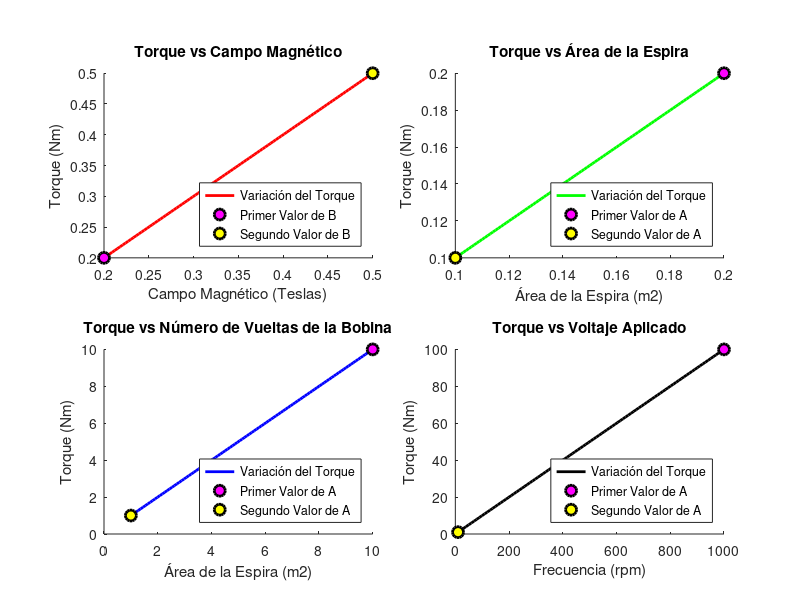
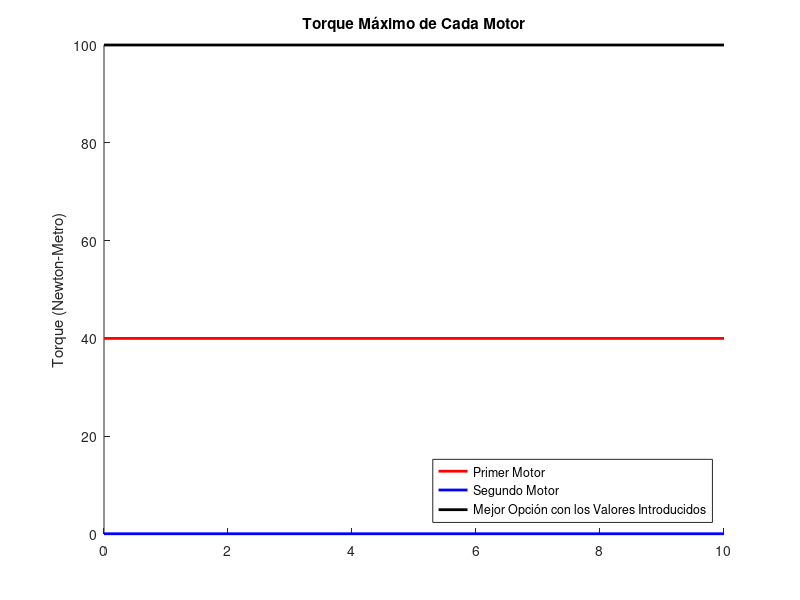

These figures' MATLAB source, in order:
% Clean screen and variables
% Limpiar pantalla y variables
clc
clear

% Ask user for the coil initial data
% Preguntar al usuario por los datos iniciales de la bobina
prompt = {'Campo Magnético [T]','Área de la Espira [m2]','Número de Vueltas de la Bobina','Voltaje Aplicado'};
digtitle = 'Introduce los Valores del Primer Motor';
dims = [1 25];
definput = {'0.2','0.2','10','1000'};
answer = inputdlg(prompt, digtitle, dims, definput);

% Convert input string to number
% Convertir string de entrada a número
B1 = str2num(answer{1});
A1 = str2num(answer{2});
N1 = str2num(answer{3});
V1 = str2num(answer{4});

% Ask use for coil data
prompt = {'Campo Magnético [T]','Área de la Espira [m2]','Número de Vueltas de la Bobina','Voltaje Aplicado'};
digtitle = 'Introduce los Valores del Segundo Motor';
dims = [1 25];
definput = {'0.5','0.1','1','10'};
answer = inputdlg(prompt, digtitle, dims, definput);

B2 = str2num(answer{1});
A2 = str2num(answer{2});
N2 = str2num(answer{3});
V2 = str2num(answer{4});

prompt = {'Resistencia [Ω]'};
digtitle = 'Introduce el Valor de la Resistencia';
dims = [1 25];
definput = {'10'};
answer = inputdlg(prompt, digtitle, dims, definput);

R = str2num(answer{1});

Bmin = min(B1,B2);
Bmax = max(B1,B2);
Amin = min(A1,A2);
Amax = max(A1,A2);
Nmin = min(N1,N2);
Nmax = max(N1,N2);
Vmin = min(V1,V2);
Vmax = max(V1,V2);

Bi = (Bmax-Bmin)/100;
Ai = (Amax-Amin)/100;
Ni = (Nmax-Nmin)/100;
Vi = (Vmax-Vmin)/100;

B = [Bmin:Bi:Bmax];
A = [Amin:Ai:Amax];
N = [Nmin:Ni:Nmax];
V = [Vmin:Vi:Vmax];

O = [0:0.1:2*pi];

figure('Name','Variación del Torque Respecto a la Diferencia de los Valores Introducidos','Position',[1,1000,5000,3000])

subplot(2,2,1)
hold on
title('Torque vs Campo Magnético')
xlabel('Campo Magnético (Teslas)')
ylabel('Torque (Nm)')
plot(B,B,'Color','r','LineWidth',2)
plot(B1,B1,'sk','Marker','o','MarkerFaceColor','magenta','MarkerSize',8,'LineWidth',2)
plot(B2,B2,'sk','Marker','o','MarkerFaceColor','yellow','MarkerSize',8,'LineWidth',2)
legend('Variación del Torque','Primer Valor de B','Segundo Valor de B','Location','Southeast')

subplot(2,2,2)
hold on
title('Torque vs Área de la Espira')
xlabel('Área de la Espira (m2)')
ylabel('Torque (Nm)')
plot(A,A,'Color','g','LineWidth',2)
plot(A1,A1,'sk','Marker','o','MarkerFaceColor','magenta','MarkerSize',8,'LineWidth',2)
plot(A2,A2,'sk','Marker','o','MarkerFaceColor','yellow','MarkerSize',8,'LineWidth',2)
legend('Variación del Torque','Primer Valor de A','Segundo Valor de A','Location','Southeast')

subplot(2,2,3)
hold on
title('Torque vs Número de Vueltas de la Bobina')
xlabel('Área de la Espira (m2)')
ylabel('Torque (Nm)')
plot(N,N,'Color','b','LineWidth',2)
plot(N1,N1,'sk','Marker','o','MarkerFaceColor','magenta','MarkerSize',8,'LineWidth',2)
plot(N2,N2,'sk','Marker','o','MarkerFaceColor','yellow','MarkerSize',8,'LineWidth',2)
legend('Variación del Torque','Primer Valor de A','Segundo Valor de A','Location','Southeast')

subplot(2,2,4)
I = V/R;
I1 = V1/R;
I2 = V2/R;
hold on
title('Torque vs Voltaje Aplicado')
xlabel('Frecuencia (rpm)')
ylabel('Torque (Nm)')
plot(V,I,'Color','k','LineWidth',2)
plot(V1,I1,'sk','Marker','o','MarkerFaceColor','magenta','MarkerSize',8,'LineWidth',2)
plot(V2,I2,'sk','Marker','o','MarkerFaceColor','yellow','MarkerSize',8,'LineWidth',2)
legend('Variación del Torque','Primer Valor de A','Segundo Valor de A','Location','Southeast')

pause(10)
close all

figure('Name','Comparación del Torque Máximo','Position',[1,1000,5000,3000])

o = 0:1:10;
T1 = N1*I1*A1*B1+(o*0);
T2 = N2*I2*A2*B2+(o*0);
TM = Nmax*(Vmax/R)*Amax*Bmax+(o*0);
hold on
title('Torque Máximo de Cada Motor')
xlabel(' ')
ylabel('Torque (Newton-Metro)')
plot(o,T1,'Color','r','LineWidth',2)
plot(o,T2,'Color','b','LineWidth',2)
plot(o,TM,'Color','k','LineWidth',2)
legend('Primer Motor','Segundo Motor','Mejor Opción con los Valores Introducidos','Location','Southeast')

pause(10)
close all

dB = B(length(B))-B(1);
dA = A(length(A))-A(1);
dN = N(length(N))-N(1);
dV = I(length(I))-I(1);

fprintf('Resultados - Comparación de la Diferencia de Magnitudes: \n')
fprintf(['  Variación de Torque por Diferencia de Campos Magnéticos:                %.4f Nm \n'], dB)
fprintf(['  Variación de Torque por Diferencia de Áreas de las Espiras:             %.4f Nm \n'], dA)
fprintf(['  Variación de Torque por Diferencia de Número de Vueltas de la Bobina:   %.4f Nm \n'], dN)
fprintf(['  Variación de Torque por Diferencia de RPM:                              %.4f Nm \n\n'], dV)
fprintf('Resultados - Comparación de los Dos Motores: \n')
fprintf(['  Torque Generado por el Primer Motor:       %.4f Nm \n'], T1(1))
fprintf(['      Campo Magnético (B):                   %.4f Teslas \n'], B1)
fprintf(['      Área de la Espira (A):                 %.4f Metros Cuadrados \n'], A1)
fprintf(['      Número de Vueltas de la Bobina (N):    %.4f \n'], N1)
fprintf(['      Voltaje Aplicado (V):                  %.4f Voltios \n\n'], V1)
fprintf(['  Torque Generado por el Segundo Motor::     %.4f Nm \n'], T2(1))
fprintf(['      Campo Magnético (B):                   %.4f Teslas \n'], B2)
fprintf(['      Área de la Espira (A):                 %.4f Metros Cuadrados \n'], A2)
fprintf(['      Número de Vueltas de la Bobina (N):    %.4f \n'], N2)
fprintf(['      Voltaje Aplicado (V):                  %.4f Voltios \n\n'], V2)
fprintf('Resultados - Mejores Parámetros Para Un Mayor Torque con los Valores Proporcionados: \n')
fprintf(['  Torque Generado:                           %.4f Nm \n'], TM(1))
fprintf(['      Campo Magnético (B):                   %.4f Teslas \n'], Bmax)
fprintf(['      Área de la Espira (A):                 %.4f Metros Cuadrados \n'], Amax)
fprintf(['      Número de Vueltas de la Bobina (N):    %.4f \n'], Nmax)
fprintf(['      Voltaje Aplicado (V):                  %.4f Voltios \n\n'], Vmax)
